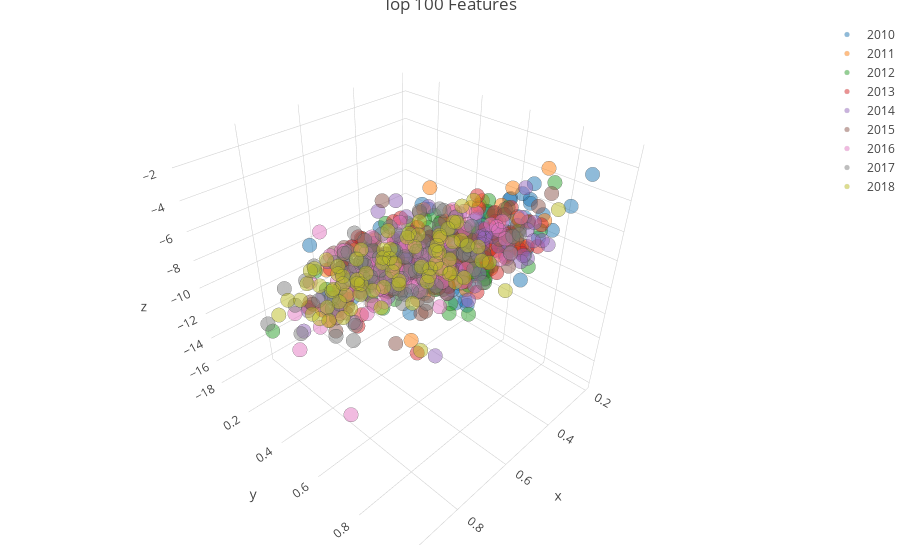

The code cell stored with this chart in its notebook:
### Code cell
year = 2010
artist = "Drake"

data = []

while year < 2019:
#     &(df['artist']==artist)
    # filter criteria to plot
    new_df = df[(df['year']==year)]
    
    trace = go.Scatter3d(
        x=new_df['danceability'],
        y=new_df['energy'],
        z=new_df['loudness'],
        mode='markers',
        marker=dict(
            size=5,
            colorscale="Viridis",
            line=dict(
                width=0.1),
            opacity=.5
        ),
        name=year,
        text=[f'Title: {song}<br>Artist: {artist}' for song,artist in zip(new_df['song'],new_df['artist'])]
    )
    data.append(trace)
    year+=1

layout = go.Layout(
    title="Top 100 Features",
    xaxis=dict(title='Date'),
    yaxis=dict(title='placeholder'),
    margin=dict(
        l=0,
        r=0,
        b=15,
        t=20
    )
)


fig = go.Figure(data=data, layout=layout)

offline.iplot(fig)
